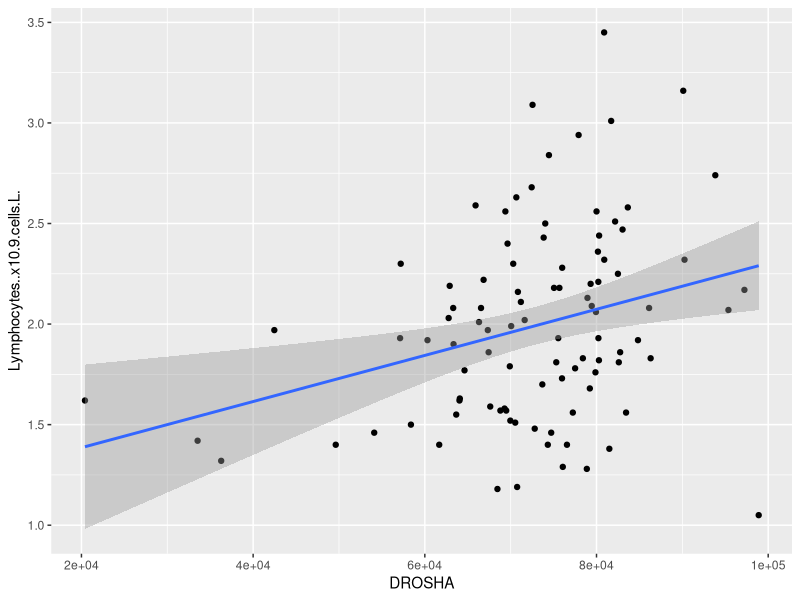

The R source for this figure: (Note: this script raises an error after producing the figure.)
## BTEC395 Project
## By Hana G Velecina

## Install necessary packages
install.packages("ggplot2")
library(ggplot2)
# library(ggrepel)

## set working directory to source file location 

setwd("./data/")

## Read data
IBS1 <- read.table("../data/IBSGXData.txt", sep = "\t", header = TRUE)
View(IBS1)


## Lymphocytes Single Regression Test vs DROSHA gene
Lymphocytes.regression <- lm(DROSHA ~ Lymphocytes..x10.9.cells.L. , data=IBS1)
summary(Lymphocytes.regression)

## Lymphocytes Scatterplots vs DROSHA gene
ggplot(IBS1, aes(x=DROSHA, y=Lymphocytes..x10.9.cells.L.)) +
  geom_point() +    
  geom_smooth(method=lm) 




## Read data  -------------Look here ----------------LILYYYYYYYYYYYYYYY
IBS <- read.csv("../data/GSE124549_20200330.csv", header = TRUE)

head(IBS)


## Recursive analysis for regression  - RNA Expression

## Access only the columns with RNA Expression
names(IBS)[37:286]

##  Make a data frame of list type
storage <- list()

## linear regression for each expressed gene
for(i in names(IBS)[37:286]){
  storage[[i]]  <- lm(get(i) ~ Lymphocytes_PCT...., IBS)
}

summary(storage$AGO2)
summary(storage$AGO2)$r.squared
summary(storage$AGO2)$coefficients[,4]

## output the results of the 250 genes in data_output folder
sink('../data_output/Lymphocytes_PCT_storage.txt', append = TRUE)
print(storage)
sink()

## Read in the table of fold changes
FCdata <- read.csv("../data/FC.csv", row.names = 1, header = FALSE)

## Read in the table of expression data
IBS <- read.csv("../data/GXdata.csv", header = TRUE)

## Access only the columns with RNA Expression (subsetting)
names(IBS)[28:277]

## Make a list of anova(lm()) results for bloodwork parameter
storage <- list()

for(i in names(IBS)[28:277]){
  storage[[i]]  <- anova(lm(get(i) ~ LymphocytePCT, IBS))
}

## Extract the p-values into a new list
pVals <- list()

for(i in names(storage)){
  pVals[[i]] <- -(log10(storage[[i]]$'Pr(>F)'))
}

## Convert the pValues list into a data frame. 
DFpvalues <- data.frame(matrix(unlist(pVals), nrow=length(pVals), byrow=T))

## Combine the results dataframes and write column labels

VolcanoPlotData <- cbind(FCdata, DFpvalues)
names(VolcanoPlotData)[1] <- paste("log2(slopeDiff)")
names(VolcanoPlotData)[2] <- paste("-log10(Pval)")

## Add a column to evaluate significance

VolcanoPlotData$Sig <- ifelse(VolcanoPlotData$`-log10(Pval)` > 1.3, "Sig", "Insig");

## Make a volcano-style scatterplot for these results

png("../fig_output/LymphocytePCTplot.png")
LymphocytePCTplot <- ggplot(VolcanoPlotData, aes(x = `log2(slopeDiff)`, y = `-log10(Pval)`, label=rownames(VolcanoPlotData), color=Sig)) +
  geom_point(aes(color = Sig)) +
  scale_color_manual(values = c("grey", "red")) +
  theme_bw(base_size = 12) + theme(legend.position = "bottom") +
  geom_text(aes(x = `log2(slopeDiff)`,y = `-log10(Pval)`, fontface = 1, size=3,  label=row.names(VolcanoPlotData)))

print(LymphocytePCTplot + ggtitle("Gene Expression vs. LymphocytePCT Level"))
dev.off()
